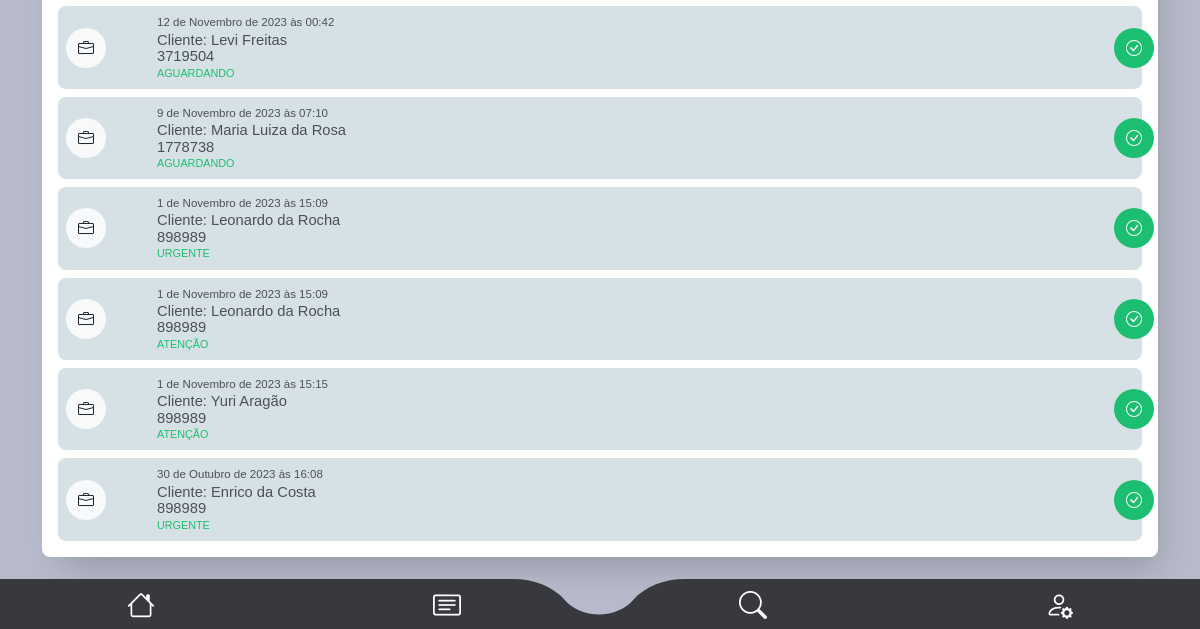
Before: /main/tela_busca_resultado/ (signed in, lower part) with the older database file.
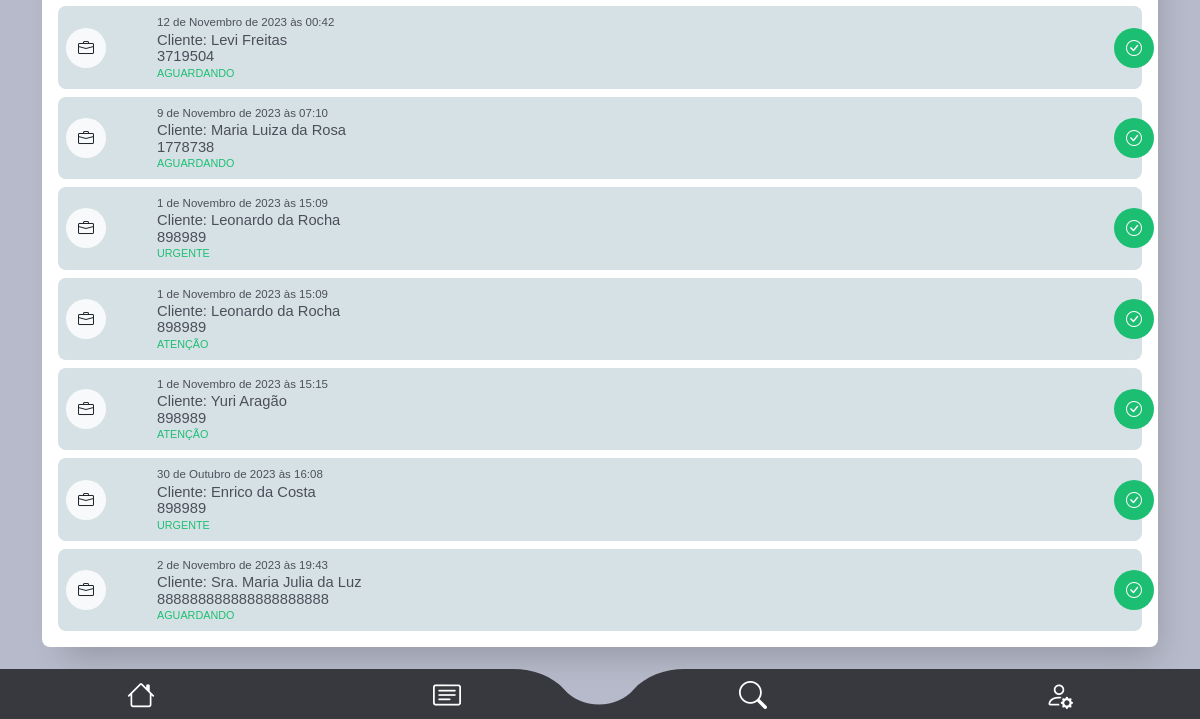
After: the same page with the newer database file.
### staff/models.py (models this page shows, shortened)
class OrdemDeServico(models.Model):
    ticket = models.CharField(max_length=200)
    tecnico = models.ForeignKey(CustomUser, on_delete=models.CASCADE, related_name="ordens_técnico")
    staff = models.ForeignKey(CustomUser, on_delete=models.CASCADE, related_name="ordens_staff")
    descricao = models.TextField(max_length=600)
    previsao_chegada = models.DateTimeField()
    previsao_execucao = models.DateTimeField()
    material = models.CharField(max_length=100, validators=[MinLengthValidator(3)])
    equipamento = models.CharField(max_length=100, validators=[MinLengthValidator(3)])
    data_criacao = models.DateTimeField(auto_now_add=True)
    cliente = models.ForeignKey(Cliente, on_delete=models.CASCADE)
    contrato = models.CharField(max_length=700, null = True, blank=True)
    atividade = models.CharField(max_length=50, choices=ACTIVITY_CHOICES)
    status_tecnico = models.CharField(max_length=50, choices=TECNICAL_CHOICES)
    status = models.CharField(max_length=10, choices=STATUS_CHOICES, default="Aguardando")

class Cliente(models.Model):
    nome = models.CharField(max_length=50, validators=[MinLengthValidator(3)])
    rg = models.CharField(max_length=11, validators=[MinLengthValidator(3)])
    endereco = models.ForeignKey(Endereco, on_delete=models.CASCADE)
    telefone1 = models.CharField(max_length=11, validators=[MinLengthValidator(3)])
    telefone2 = models.CharField(max_length=11, validators=[MinLengthValidator(3)])

### main/views.py (the view, shortened to what this page needs)
def tela_busca_resultado(request):
    ordens = OrdemDeServico.objects.filter(tecnico=request.user)
    return render(request, "tela_busca_resultado.html", {"ordens": ordens})

### main/templates/tela_busca_resultado.html (shortened to what this page needs)
{% extends "base2.html" %}
{%load static%}
{% block rest %}
<section id="oc_lista">
    <div class="container">
      <div class="listas_here box-shadow">
        <div class="tab-content" id="pills-tabContent">
            <div class="tab-pane pt-3 fade show active" id="pills-01" role="tabpanel" aria-labelledby="pills-home-tab" tabindex="0">
        {% if ordens %}
            {% for ordem in ordens %}
              <div class="oc_lista_item">
                <a href="{% url 'os_detail' ordem.id %}" class="a-whole"></a>
                <div class="row">
                    <div class="col-2 col-md-1">
                        <div class="icon bg-light"><i class="bi bi-briefcase text-dark"></i></div>
                    </div>
                    <div class="col-9 col-md-11">
                        <div class="oc_l_data color04 font-light">{{ordem.previsao_chegada}}</div>
                        <div class="oc_l_nome font-medium color04">Cliente: {{ordem.cliente.nome}}</div>
                        <div class="oc_l_nome font-medium color04">{{ordem.ticket}}</div>
                        <div class="oc_l_status font-medium color02">{{ordem.status}}</div>
                    </div>
                    <div class="status_icon bg02 text-light">
                        <i class="bi bi-check-circle"></i>
                    </div>
                </div>
              </div>
              {% endfor %}
            {% endif %}
            </div>
        </div>
    </div>
    </div>
  </section>
{% endblock %}

Changed rows visible on the page:
added OrdemDeServico: previsao_chegada "2 de Novembro de 2023 às 19:43", cliente.nome "Sra. Maria Julia da Luz", ticket "888888888888888888888", status "AGUARDANDO"
